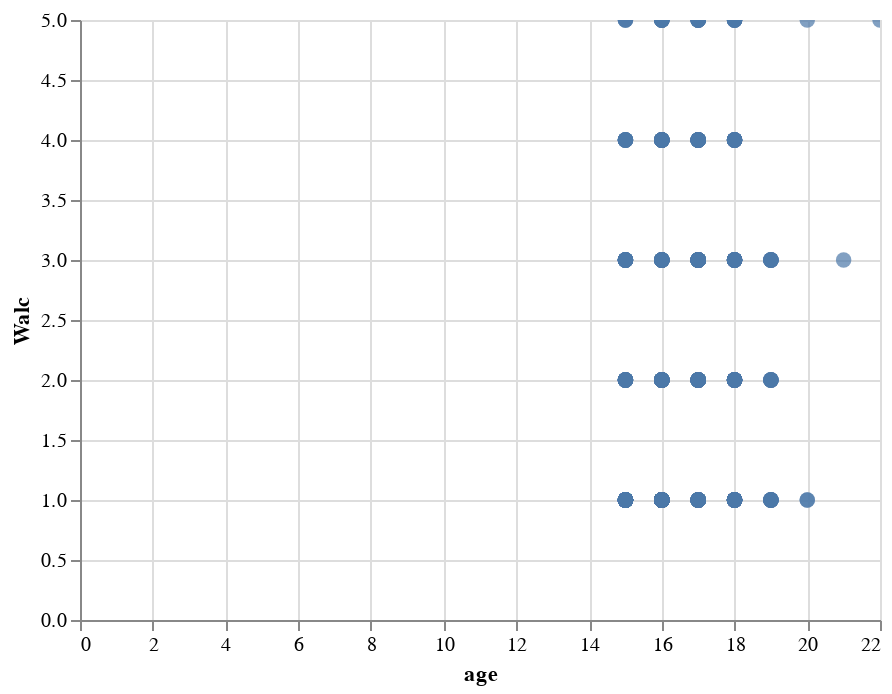

This figure's notebook cell:
### Code cell
alt.Chart(df_math).mark_circle(size=60).encode(
    x='age',
    y='Walc',
    tooltip=['G1', 'G2', 'G3', 'health',]
).interactive()

### Figure 1 — Vega-Lite specification as saved in the notebook (floating-point values rounded to 4 significant figures; data arrays with more than 128 entries replaced by an {"elided": "..."} marker saying what was removed)
{"config": {"view": {"continuousWidth": 400, "continuousHeight": 300}}, "data": {"name": "data-e915ea558f4356374e17cc933ebec282"}, "mark": {"type": "circle", "size": 60}, "encoding": {"tooltip": [{"type": "quantitative", "field": "G1"}, {"type": "quantitative", "field": "G2"}, {"type": "quantitative", "field": "G3"}, {"type": "quantitative", "field": "health"}], "x": {"type": "quantitative", "field": "age"}, "y": {"type": "quantitative", "field": "Walc"}}, "selection": {"selector018": {"type": "interval", "bind": "scales", "encodings": ["x", "y"]}}, "$schema": "https://vega.github.io/schema/vega-lite/v4.8.1.json", "datasets": {"data-e915ea558f4356374e17cc933ebec282": {"elided": "395 records"}}}
